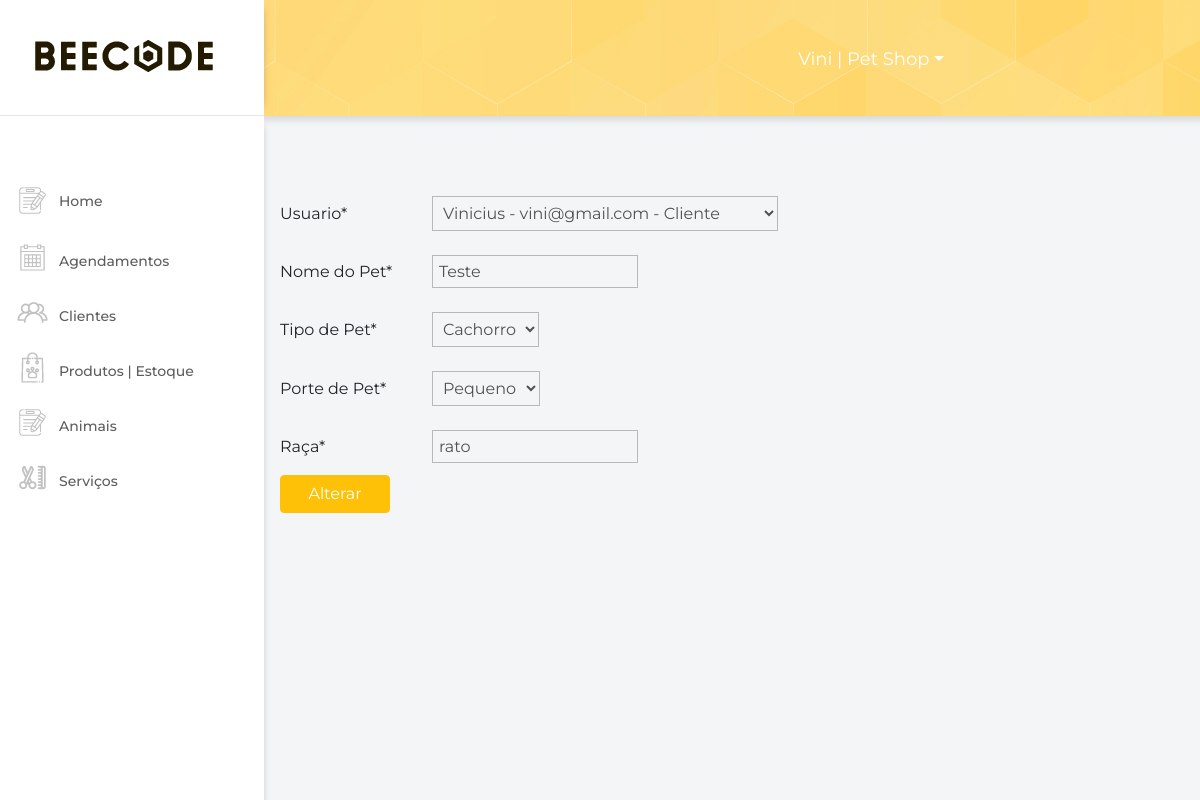
Page /alterar-animal/1/ (signed in) on the committed database.
### accounts/models.py (models this page shows)
class User(AbstractUser):
    SEXO_CHOICES = (
        ("F", "Feminino"),
        ("M", "Masculino"),
        ("N", "Nenhuma das opções"),
    )
    USER_TYPE = (
        ("C", "Cliente"),
        ("F", "Funcionário"),
    )
    phone = models.IntegerField("Telefone", default=0)
    birth_date = models.DateTimeField("Data de Nascimento", auto_now_add=False, blank=True, null=True, default=timezone.now)
    job_rule = models.CharField("Cargo", max_length=8, null=False, blank=True)
    sex = models.CharField("Sexo", max_length=1, choices=SEXO_CHOICES)
    user_type = models.CharField("Tipo de Usuário", max_length=1, choices=USER_TYPE, default="C")
    cpf = models.CharField("CPF", max_length=11, null=False, blank=False)
    zipcode = models.IntegerField('CEP', default=0, null=True, blank=True)
    street = models.CharField('Rua', max_length=100, null=True, blank=True)
    number = models.IntegerField('Número', default=0, null=True, blank=True)
    complement = models.CharField('Complemento', max_length=100, null=False, blank=True)
    district = models.CharField('Bairro', max_length=30, null=True, blank=True)
    city = models.CharField('Cidade', max_length=30, null=True, blank=True)
    state = models.CharField('Estado', max_length=2, null=True, blank=True)
    created_at = models.DateTimeField("Data de Criação", auto_now_add=True)
    updated_at = models.DateTimeField("Data de Alteração", auto_now=True)
    class Meta:
        verbose_name = "Usuário"
        verbose_name_plural = "Usuários"
    def __str__(self):
        return "{} - {} - {}".format(self.first_name, self.email, self.get_user_type_display())

### pets/models.py (models this page shows, shortened)
class Pets(models.Model):
    PET_CHOICES = (
        ('Cachorro', 'Cachorro'),
        ('Gato', 'Gato'),
        ('Hamster', 'Hamster'),
        ('Pássaro', 'Pássaro'),
        ('Peixe', 'Peixe' )
    )
    CLASS_CHOICES = (
        ('P', 'Pequeno'),
        ('M', 'Médio'),
        ('G', 'Grande'),
    )
    user = models.ForeignKey(User, verbose_name="Usuario", on_delete=models.CASCADE)
    name_pet = models.CharField('Nome do Pet', max_length=56, null=True, blank=False)
    type_pet = models.CharField("Tipo de Pet", max_length=20, choices=PET_CHOICES)
    class_pet = models.CharField("Porte de Pet", max_length=1, choices=CLASS_CHOICES)
    breed = models.CharField('Raça', max_length=56, null=True, blank=False)
    class Meta:
        verbose_name = "Animal"
        verbose_name_plural = "Animais"

### pets/views.py (the view)
# urls.py: path('alterar-animal/<int:pk>/', pet_update, name="pet_update"),
@login_required
@csrf_exempt
def pet_update(request, pk):
    pet = get_object_or_404(Pets, pk=pk)
    pet_update = PetForm(request.POST or None, instance=pet)
    if request.method == "POST":
        if pet_update.is_valid():
            pet_update.save()
            messages.success(request, "Sucesso!")
            return redirect('pets:pets')
    return render(request, "pets/pet_update.html", context={ "pet_update": pet_update, "pet": pet })

### pets/forms.py
class PetForm(forms.ModelForm):
    class Meta:
        model = Pets
        fields = '__all__'
    def __init__(self,*args,**kwargs):
        super(PetForm,self).__init__(*args,**kwargs)
        for field in self.fields:
            self.fields[field].widget.attrs={ 'class': 'form-group' }

### pets/templates/pets/pet_update.html (shortened to what this page needs)
{% extends "base.html" %}
{% load crispy_forms_tags %}
{% load static %}
{% block content %}
<div class="home">
  <div class="cadastro">
    <div class="container">
      <form method="post" action="{% url 'pets:pet_update' pet.pk %}">
        {{ pet_update|crispy }}
        <button type="submit" class="btn btn-warning" style="color: #fff;">Alterar</button>
      </form>
    </div>
  </div>
</div>
{% endblock %}

### core/templates/navbar.html (shortened to what this page needs)
{% load sass_tags %} {% load static %} {% block navbar %}
<div class="nav">
  <div class="logo">
    <a class="navbar-brand" href="{% url 'index' %}">
      <img class="user" src="{% static 'img/logo.png' %}" />
    </a>
  </div>
  <div class="config">
    <ul class="nav nav-tabs">
      <li class="nav-item dropdown">
        {% if user.is_authenticated %}
        <a class="nav-link dropdown-toggle" data-toggle="dropdown" href="#" role="button" aria-haspopup="true"
          aria-expanded="false">{{ user.username }} | Pet Shop</a>
    {% endif %}
  </div>
</div>
<div class="nav-vertical">
  <ul class="nav flex-column">
    <li class="nav-item">
      <a class="nav-link homeNav" href="{% url 'index' %}">
        <img class="img-cadastro" src="{% static 'img/cadastro.png' %}" alt="home" />
        <span>Home</span>
      </a>
    </li>
    {% if user.is_authenticated %}
    <li class="nav-item">
      <a class="nav-link navAgendamento" href="{% url 'schedules:schedules' %}">
        <img class="img-cadastro" src="{% static 'img/agendamento.png' %}" alt="schedules" />
        Agendamentos
      </a>
    </li>
    <li class="nav-item">
      <a class="nav-link navClientes" href="{% url 'accounts:clients' %}">
        <img class="img-cadastro" src="{% static 'img/funcionarios.png' %}" alt="clients" />
        Clientes
      </a>
    </li>
    <li class="nav-item">
      <a class="nav-link navProdutos" href="{% url 'products:products' %}">
        <img class="img-cadastro" src="{% static 'img/estoque.png' %}" alt="products" />
        Produtos | Estoque
      </a>
    </li>
    <li class="nav-item">
      <a class="nav-link navAnimais" href="{% url 'pets:pets' %}">
        <img class="img-cadastro" src="{% static 'img/cadastro.png' %}" alt="pets" />
        Animais
      </a>
    </li>
    <li class="nav-item">
      <a class="nav-link navServicos" href="{% url 'services:services' %}">
        <img class="img-cadastro" src="{% static 'img/servicos.png' %}" alt="services" />
        Serviços
      </a>
    </li>
     {% endif %}
  </ul>
</div>
{% endblock %}

### core/static/css/main.css (style rules this page uses)
*:not(.fa) { font-family: "Montserrat", sans-serif !important; }
body { background-color: #f3f5f7; overflow-x: hidden; }
.container { width: 100%; max-width: 1024px; margin: 0 auto; }
.home { position: relative; width: 100%; margin: 0 0 0 auto; max-width: calc(100% - 265px); }
.cadastro { padding-top: 68px; }
.nav { -webkit-box-align: center; -ms-flex-align: center; align-items: center; background: url("../img/bg-login.jpg"); position: relative; -webkit-box-shadow: 10px 10px 5px -5px rgba(0, 0, 0, 0.1); box-shadow: 10px 10px 5px -5px rgba(0, 0, 0, 0.1); padding-left: 0 !important; }
.nav .logo { background-color: #fff; padding: 35px; -webkit-box-shadow: 8px 0px 8px -10px rgba(0, 0, 0, 0.25); box-shadow: 8px 0px 8px -10px rgba(0, 0, 0, 0.25); border-bottom: 1px solid #e6e6e6; }
.nav .config { position: absolute; right: 240px; }
.nav .nav-tabs { border: none; background: transparent; -webkit-box-shadow: none; box-shadow: none; }
.nav .nav-tabs .nav-link { border: none; font-size: 18px; font-family: "Montserrat", sans-serif; font-weight: 400; color: #fff; }
.nav-item span { margin: 10px 0px !important; position: absolute; }
.nav-vertical { position: fixed; height: 100vh; background: #fff; width: 264px; -webkit-box-shadow: 8px 0px 8px -10px rgba(0, 0, 0, 0.25); box-shadow: 8px 0px 8px -10px rgba(0, 0, 0, 0.25); }
.nav-vertical .nav { -webkit-box-align: baseline; -ms-flex-align: baseline; align-items: baseline; background: #fff; -webkit-box-shadow: none; box-shadow: none; margin-top: 60px; padding-left: 20px; }
.nav-vertical .nav-item { width: 100%; }
.nav-vertical .nav-item .nav-link { font-size: 14px; font-family: "Montserrat", sans-serif; font-weight: 500; color: #5f5d5e; }
.nav-link:not(.homeNav) { align-items: center !important; display: flex !important; flex-direction: row !important; flex-wrap: wrap !important; }
.nav-vertical .nav-item .nav-link .img-cadastro { padding-right: 10px; padding-bottom: 6px; }
.btn-warning { width: 110px; color: #fff !important; }
input, select { background: transparent; border: 1px solid #b9b9b9 !important; padding: 6px; color: #525252; margin: 12px !important; }
.control-group { align-items: center; display: flex; flex-direction: row; flex-wrap: wrap; }
label { width: 140px; }
.cadastro { max-height: 80vh; overflow-y: auto; }
.img-cadastro { filter: grayscale(1); }

### rows in the picture
User: username "Vini"
Pets: user "Vinicius - vini@gmail.com - Cliente", name_pet "Teste", type_pet "Cachorro", class_pet "Pequeno", breed "rato"
